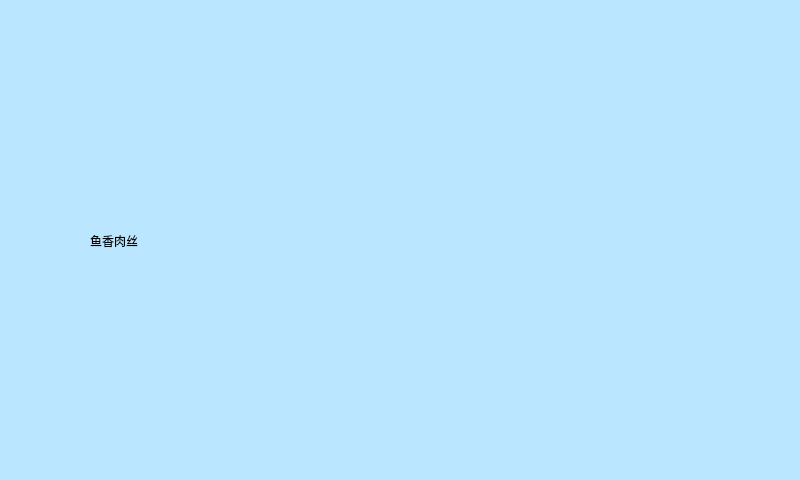
<?xml version="1.0" encoding="UTF-8"?>
<ui version="4.0">
 <class>First_Page_Pic</class>
 <widget class="QWidget" name="First_Page_Pic">
  <property name="geometry">
   <rect>
    <x>0</x>
    <y>0</y>
    <width>800</width>
    <height>480</height>
   </rect>
  </property>
  <property name="windowTitle">
   <string>Form</string>
  </property>
  <property name="styleSheet">
   <string notr="true">background-color:#bae7ff</string>
  </property>
  <widget class="QLabel" name="label">
   <property name="geometry">
    <rect>
     <x>90</x>
     <y>70</y>
     <width>641</width>
     <height>341</height>
    </rect>
   </property>
   <property name="text">
    <string>鱼香肉丝</string>
   </property>
  </widget>
 </widget>
 <resources/>
 <connections/>
</ui>
